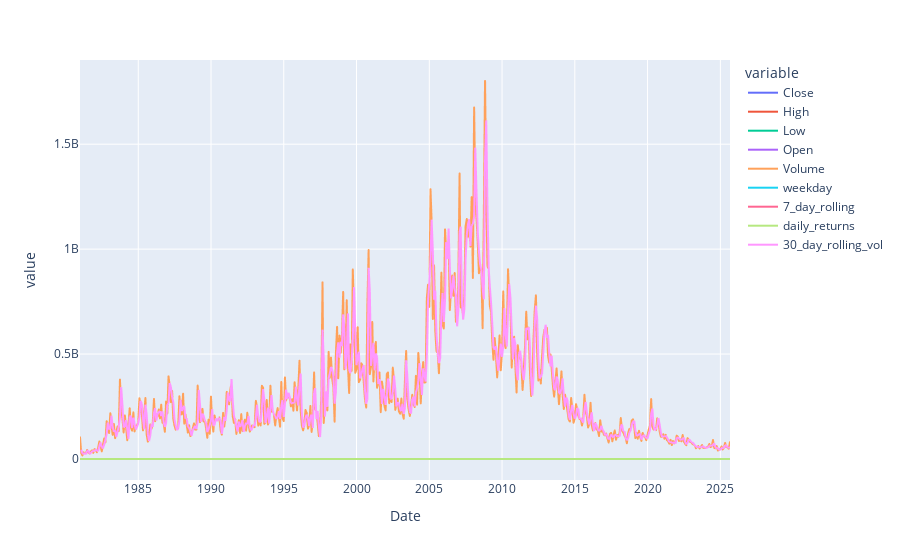

This figure's notebook cell:
### Code cell
px.line(monthly_df)

### Figure 1 — Plotly figure (JSON) as saved in the notebook; plotly's stock layout.template omitted (floating-point values rounded to 4 significant figures; data arrays with more than 128 entries replaced by an {"elided": "..."} marker saying what was removed)
{"data": [{"hovertemplate": "variable=Close<br>Date=%{x}<br>value=%{y}<extra></extra>", "legendgroup": "Close", "line": {"color": "#636efa", "dash": "solid"}, "marker": {"symbol": "circle"}, "mode": "lines", "name": "Close", "showlegend": true, "type": "scattergl", "x": {"elided": "537 str values"}, "xaxis": "x", "y": {"elided": "537 float values"}, "yaxis": "y"}, {"hovertemplate": "variable=High<br>Date=%{x}<br>value=%{y}<extra></extra>", "legendgroup": "High", "line": {"color": "#EF553B", "dash": "solid"}, "marker": {"symbol": "circle"}, "mode": "lines", "name": "High", "showlegend": true, "type": "scattergl", "x": {"elided": "537 str values"}, "xaxis": "x", "y": {"elided": "537 float values"}, "yaxis": "y"}, {"hovertemplate": "variable=Low<br>Date=%{x}<br>value=%{y}<extra></extra>", "legendgroup": "Low", "line": {"color": "#00cc96", "dash": "solid"}, "marker": {"symbol": "circle"}, "mode": "lines", "name": "Low", "showlegend": true, "type": "scattergl", "x": {"elided": "537 str values"}, "xaxis": "x", "y": {"elided": "537 float values"}, "yaxis": "y"}, {"hovertemplate": "variable=Open<br>Date=%{x}<br>value=%{y}<extra></extra>", "legendgroup": "Open", "line": {"color": "#ab63fa", "dash": "solid"}, "marker": {"symbol": "circle"}, "mode": "lines", "name": "Open", "showlegend": true, "type": "scattergl", "x": {"elided": "537 str values"}, "xaxis": "x", "y": {"elided": "537 float values"}, "yaxis": "y"}, {"hovertemplate": "variable=Volume<br>Date=%{x}<br>value=%{y}<extra></extra>", "legendgroup": "Volume", "line": {"color": "#FFA15A", "dash": "solid"}, "marker": {"symbol": "circle"}, "mode": "lines", "name": "Volume", "showlegend": true, "type": "scattergl", "x": {"elided": "537 str values"}, "xaxis": "x", "y": {"elided": "537 float values"}, "yaxis": "y"}, {"hovertemplate": "variable=weekday<br>Date=%{x}<br>value=%{y}<extra></extra>", "legendgroup": "weekday", "line": {"color": "#19d3f3", "dash": "solid"}, "marker": {"symbol": "circle"}, "mode": "lines", "name": "weekday", "showlegend": true, "type": "scattergl", "x": {"elided": "537 str values"}, "xaxis": "x", "y": {"elided": "537 float values"}, "yaxis": "y"}, {"hovertemplate": "variable=7_day_rolling<br>Date=%{x}<br>value=%{y}<extra></extra>", "legendgroup": "7_day_rolling", "line": {"color": "#FF6692", "dash": "solid"}, "marker": {"symbol": "circle"}, "mode": "lines", "name": "7_day_rolling", "showlegend": true, "type": "scattergl", "x": {"elided": "537 str values"}, "xaxis": "x", "y": {"elided": "537 float values"}, "yaxis": "y"}, {"hovertemplate": "variable=daily_returns<br>Date=%{x}<br>value=%{y}<extra></extra>", "legendgroup": "daily_returns", "line": {"color": "#B6E880", "dash": "solid"}, "marker": {"symbol": "circle"}, "mode": "lines", "name": "daily_returns", "showlegend": true, "type": "scattergl", "x": {"elided": "537 str values"}, "xaxis": "x", "y": {"elided": "537 float values"}, "yaxis": "y"}, {"hovertemplate": "variable=30_day_rolling_vol<br>Date=%{x}<br>value=%{y}<extra></extra>", "legendgroup": "30_day_rolling_vol", "line": {"color": "#FF97FF", "dash": "solid"}, "marker": {"symbol": "circle"}, "mode": "lines", "name": "30_day_rolling_vol", "showlegend": true, "type": "scattergl", "x": {"elided": "537 str values"}, "xaxis": "x", "y": {"elided": "537 float values"}, "yaxis": "y"}], "layout": {"legend": {"title": {"text": "variable"}, "tracegroupgap": 0}, "margin": {"t": 60}, "xaxis": {"anchor": "y", "domain": [0, 1], "title": {"text": "Date"}}, "yaxis": {"anchor": "x", "domain": [0, 1], "title": {"text": "value"}}}}
